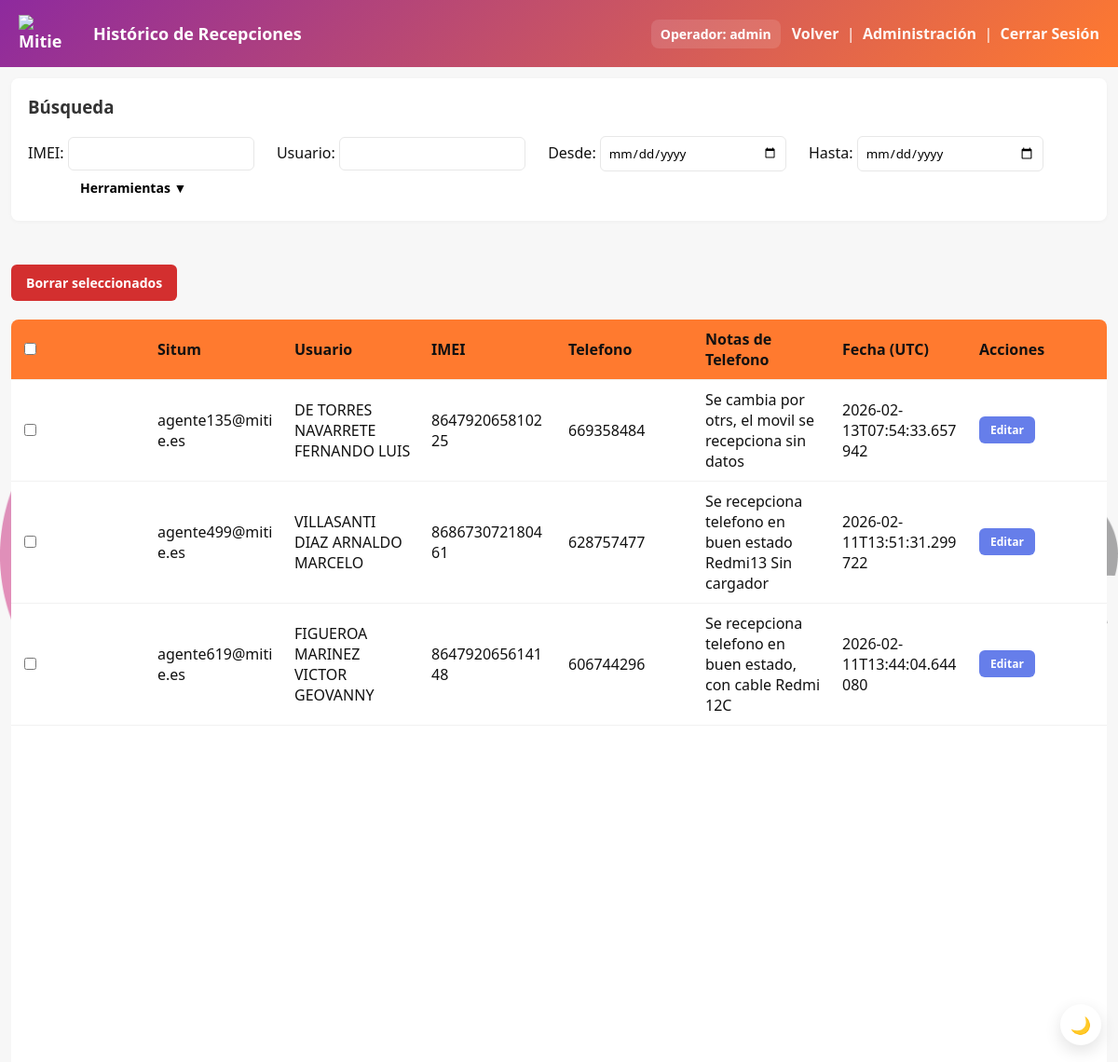
Screenshot of /history_recepcion (signed in) with the database file from the repository.
### tables this page shows
CREATE TABLE usuarios (
                id INTEGER PRIMARY KEY AUTOINCREMENT,
                username TEXT UNIQUE NOT NULL,
                password TEXT NOT NULL,
                rol TEXT NOT NULL,
                activo INTEGER DEFAULT 1,
                fecha_creacion TEXT
            , notas TEXT);

CREATE TABLE entregas (
                id INTEGER PRIMARY KEY AUTOINCREMENT,
                ams TEXT,
                usuario TEXT,
                situm TEXT,
                imei TEXT,
                telefono TEXT,
                notas_telefono TEXT,
                tipo TEXT,
                timestamp TEXT
            );

### app.py (the view)
@app.route('/history_recepcion')
@require_permission('ver_historico')
def history_recepcion():
    db = get_db()
    imei_search = request.args.get('imei', '').strip()
    usuario_search = request.args.get('usuario', '').strip()
    fecha_inicio = request.args.get('fecha_inicio', '').strip()
    fecha_fin = request.args.get('fecha_fin', '').strip()
    query = 'SELECT * FROM entregas WHERE LOWER(tipo) IN ("recepción", "recepcion", "recepciones") AND 1=1'
    params = []
    if imei_search:
        query += ' AND imei LIKE ?'
        params.append(f'%{imei_search}%')
    if usuario_search:
        query += ' AND usuario LIKE ?'
        params.append(f'%{usuario_search}%')
    if fecha_inicio:
        query += ' AND timestamp >= ?'
        params.append(f'{fecha_inicio}T00:00:00')
    if fecha_fin:
        query += ' AND timestamp <= ?'
        params.append(f'{fecha_fin}T23:59:59')
    query += ' ORDER BY timestamp DESC'
    cur = db.execute(query, params)
    rows = cur.fetchall()
    return render_template('history_recepcion.html', rows=rows, imei_search=imei_search, usuario_search=usuario_search, fecha_inicio=fecha_inicio, fecha_fin=fecha_fin)

### app.py (called while the page is built)
def get_db():
    db = getattr(g, '_database', None)
    if db is None:
        db = g._database = sqlite3.connect(DB_PATH)
        db.row_factory = sqlite3.Row
    return db

@login_manager.user_loader
def load_user(user_id):
    db = get_db()
    cursor = db.cursor()
    cursor.execute('SELECT id, username, rol FROM usuarios WHERE id = ? AND activo = 1', (user_id,))
    usuario = cursor.fetchone()
    if usuario:
        return User(usuario[0], usuario[1], usuario[2])
    return None

def require_permission(permiso):
    def decorator(f):
        @wraps(f)
        @login_required
        def decorated_function(*args, **kwargs):
            if not current_user.tiene_permiso(permiso):
                flash('No tienes permisos para realizar esta acción', 'error')
                return redirect(url_for('index'))
            return f(*args, **kwargs)
        return decorated_function
    return decorator

@app.teardown_appcontext
def close_connection(exception):
    db = getattr(g, '_database', None)
    if db is not None:
        db.close()

    def tiene_permiso(self, permiso):
        return permiso in ROLES_PERMISOS.get(self.rol, [])

### templates/history_recepcion.html (shortened to what this page needs)
<!doctype html>
<html lang="es">
  <head>
    <link rel="stylesheet" href="/static/style.css">
  </head>
  <body>
    <header class="topbar">
      <h1><a href="/" style="display:inline-flex;align-items:center;text-decoration:none;color:inherit;"><img src="/static/mitie_logo.png" srcset="/static/mitie_logo@2x.png 2x" class="brand-logo" alt="Mitie" width="56" decoding="async"></a>Histórico de Recepciones</h1>
        <div style="display:flex;align-items:center;gap:12px">
          {% if current_user.is_authenticated %}
            <a class="user-badge" href="/perfil">Operador: {{ current_user.username }}</a>
          {% endif %}
          <div>
        <a class="history-link" href="/">Volver</a>
        {% if current_user.is_authenticated and current_user.tiene_permiso('administracion') %}
          &nbsp;|&nbsp;
          <a class="history-link" href="/administracion">Administración</a>
        {% endif %}
        &nbsp;|&nbsp;
        <a class="history-link" href="/logout">Cerrar Sesión</a>
      </div>
    </header>
    <main class="container history">
      <div class="search-box">
        <h3>Búsqueda</h3>
        <form method="get" action="/history_recepcion" style="display:inline-block;">
          <label>IMEI: <input type="text" name="imei" value="{{ imei_search }}"></label>
          <label>Usuario: <input type="text" name="usuario" value="{{ usuario_search }}"></label>
          <label>Desde: <input type="date" name="fecha_inicio" value="{{ fecha_inicio }}"></label>
          <label>Hasta: <input type="date" name="fecha_fin" value="{{ fecha_fin }}"></label>
        </form>
        <div class="dropdown-menu">
          <button class="dropdown-toggle" onclick="toggleDropdown(event)">Herramientas ▼</button>
        </div>
      </div>
      <div style="margin-top:12px">
        <button id="delete-selected-btn" type="button" class="btn-secondary btn-danger">Borrar seleccionados</button>
      </div>
      <table>
        <thead>
          <tr>
            <th><input type="checkbox" id="select-all"></th>
            <th>Situm</th>
            <th>Usuario</th>
            <th>IMEI</th>
            <th>Telefono</th>
            <th>Notas de Telefono</th>
            <th>Fecha (UTC)</th>
            {% if current_user.is_authenticated and current_user.tiene_permiso('administracion') %}
            <th>Acciones</th>
            {% endif %}
          </tr>
        </thead>
        <tbody>
          {% for r in rows %}
          <tr>
            <td><input type="checkbox" class="row-select" value="{{ r['id'] }}"></td>
            <td>{{ r['situm'] }}</td>
            <td>{{ r['usuario'] }}</td>
            <td>{{ r['imei'] }}</td>
            <td>{{ r['telefono'] }}</td>
            <td>{{ r['notas_telefono'] }}</td>
            <td>{{ r['timestamp'] }}</td>
            {% if current_user.is_authenticated and current_user.tiene_permiso('administracion') %}
            <td><a href="/registro/{{ r['id'] }}/editar" class="btn-secondary btn-small">Editar</a></td>
            {% endif %}
          </tr>
          {% else %}
          <tr><td colspan="8">No hay registros.</td></tr>
          {% endfor %}
        </tbody>
      </table>
    </main>
  </body>
</html>

### static/style.css (style rules this page uses)
:root { --brand-orange: #ff7a2f; --brand-magenta: #8e2a9e; --brand-gradient: linear-gradient(135deg,var(--brand-magenta),var(--brand-orange)); --brand-dark: #3b1f3f; --brand-text: #4b4b4b; --accent: var(--brand-orange); --muted: #f7f7f7; --text: #111; }
* { box-sizing:border-box;font-family:Segoe UI, Roboto, Arial, sans-serif }
body { margin:0;background:var(--muted);color:var(--text) }
.topbar { background:var(--brand-gradient);padding:16px 20px;display:flex;align-items:center;justify-content:space-between;color:#fff }
.topbar h1 { margin:0;font-size:18px;display:flex;align-items:center;gap:12px }
.brand-logo { width:56px;height:auto;display:inline-block;vertical-align:middle;margin-right:12px }
.history-link { color:rgba(255,255,255,0.95);text-decoration:none;font-weight:600 }
.container { display:flex;flex-direction:column;align-content:space-between;justify-content:center;align-items:flex-start;gap:20px;padding:24px;width:100%;margin:0;max-width:none;height:calc(100vh - 72px);box-sizing:border-box }
.search-box { background:#fff;padding:18px;border-radius:8px;margin-bottom:20px;box-shadow:0 1px 4px rgba(0,0,0,0.04) }
.search-box h3 { margin-top:0;color:#333 }
.search-box label { display:inline-block;margin-right:20px }
.search-box input { padding:8px;border:1px solid #e7e7e7;border-radius:6px;width:200px }
.search-box .dropdown-toggle { padding:8px 16px;background:transparent;border:none;color:#000;cursor:pointer;margin-left:20px }
.btn-secondary { background: #667eea; color: white; padding: 10px 16px; border: none; border-radius: 6px; text-decoration: none; cursor: pointer; display: inline-block; font-size: 14px; font-weight: 600; transition: background 0.3s; }
.btn-small { padding: 6px 12px !important; font-size: 12px !important; }
.btn-danger { background: #d32f2f !important; color: white !important; }
table { width:100%;border-collapse:collapse;background:#fff;border-radius:8px;overflow:hidden }
th,td { padding:10px;text-align:left;border-bottom:1px solid #f1f1f1 }
thead th { background:var(--accent) }
.history { height:100vh;display:flex;flex-direction:column;margin:0;padding:12px;max-width:none }
.history .search-box { margin-bottom:15px;flex-shrink:0 }
.history table { flex:1;overflow-y:auto;display:block }
.history thead { display:table;width:100%;table-layout:fixed;background:var(--yellow) }
.history tbody { display:block;overflow-y:auto;height:calc(100vh - 250px) }
.history tr { display:table;width:100%;table-layout:fixed }
.history th, .history td { padding:10px;text-align:left;border-bottom:1px solid #f1f1f1;word-break:break-word }
.topbar { position: relative; z-index: 1200; }
main.container { position: relative; z-index: 2; }
.user-badge { margin-left:16px;padding:6px 10px;background:rgba(255,255,255,0.12);color:#fff;border-radius:8px;font-weight:700;font-size:14px;text-decoration:none;display:inline-block;cursor:pointer }
.dropdown-menu { position:relative;display:inline-block;margin-left:20px }
.dropdown-toggle { padding:8px 16px;background:transparent;border:none;border-radius:8px;cursor:pointer;color:#000;font-weight:600;font-size:14px;transition:background 0.2s ease }

### rows the page displays
usuarios: username "admin"
entregas: situm "agente135@mitie.es", usuario "DE TORRES NAVARRETE FERNANDO LUIS", imei "864792065810225", telefono "669358484", notas_telefono "Se cambia por otrs, el movil se recepciona sin datos", timestamp "2026-02-13T07:54:33.657942"
entregas: situm "agente499@mitie.es", usuario "VILLASANTI DIAZ ARNALDO MARCELO", imei "868673072180461", telefono "628757477", notas_telefono "Se recepciona telefono en buen estado Redmi13 Sin cargador", timestamp "2026-02-11T13:51:31.299722"
entregas: situm "agente619@mitie.es", usuario "FIGUEROA MARINEZ VICTOR GEOVANNY", imei "864792065614148", telefono "606744296", notas_telefono "Se recepciona telefono en buen estado, con cable Redmi 12C", timestamp "2026-02-11T13:44:04.644080"
